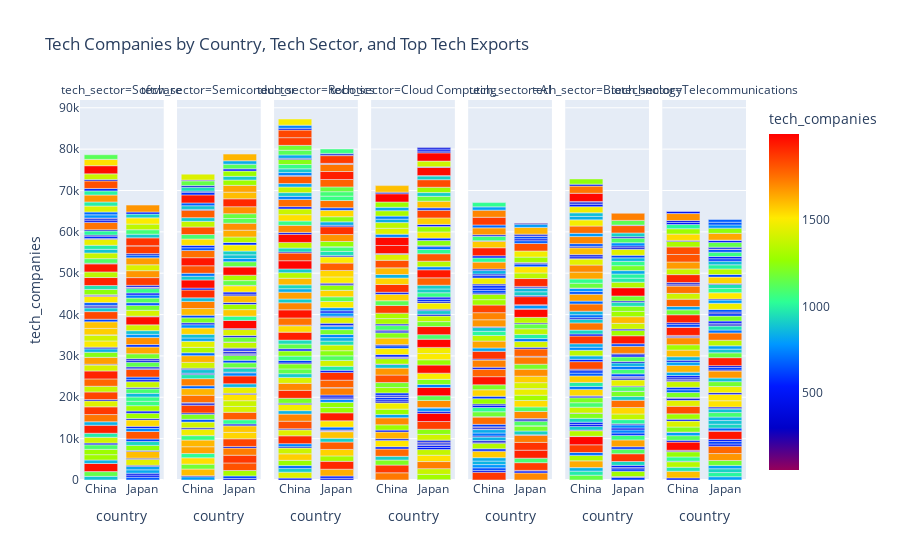

The notebook cell this image was saved under:
### Markdown cell above
### Tech Companies by Country, Tech Sector, and Top Tech Exports

### Code cell
fig = px.bar(
    df, 
    x='country', 
    y='tech_companies', 
    color='tech_companies', 
    facet_col='tech_sector', 
    title='Tech Companies by Country, Tech Sector, and Top Tech Exports',
    labels={'market_share':'Market Share (%)'}, 
    barmode='group',
    color_continuous_scale=px.colors.sequential.Rainbow
)

fig.show()

### Figure 1 — Plotly figure (JSON) as saved in the notebook; plotly's stock layout.template omitted (floating-point values rounded to 4 significant figures; data arrays with more than 128 entries replaced by an {"elided": "..."} marker saying what was removed)
{"data": [{"alignmentgroup": "True", "hovertemplate": "tech_sector=Software<br>country=%{x}<br>tech_companies=%{marker.color}<extra></extra>", "legendgroup": "", "marker": {"color": {"elided": "144 int values"}, "coloraxis": "coloraxis", "pattern": {"shape": ""}}, "name": "", "offsetgroup": "", "orientation": "v", "showlegend": false, "textposition": "auto", "type": "bar", "x": {"elided": "144 str values"}, "xaxis": "x", "y": {"elided": "144 int values"}, "yaxis": "y"}, {"alignmentgroup": "True", "hovertemplate": "tech_sector=Semiconductor<br>country=%{x}<br>tech_companies=%{marker.color}<extra></extra>", "legendgroup": "", "marker": {"color": {"elided": "144 int values"}, "coloraxis": "coloraxis", "pattern": {"shape": ""}}, "name": "", "offsetgroup": "", "orientation": "v", "showlegend": false, "textposition": "auto", "type": "bar", "x": {"elided": "144 str values"}, "xaxis": "x2", "y": {"elided": "144 int values"}, "yaxis": "y2"}, {"alignmentgroup": "True", "hovertemplate": "tech_sector=Robotics<br>country=%{x}<br>tech_companies=%{marker.color}<extra></extra>", "legendgroup": "", "marker": {"color": {"elided": "155 int values"}, "coloraxis": "coloraxis", "pattern": {"shape": ""}}, "name": "", "offsetgroup": "", "orientation": "v", "showlegend": false, "textposition": "auto", "type": "bar", "x": {"elided": "155 str values"}, "xaxis": "x3", "y": {"elided": "155 int values"}, "yaxis": "y3"}, {"alignmentgroup": "True", "hovertemplate": "tech_sector=Cloud Computing<br>country=%{x}<br>tech_companies=%{marker.color}<extra></extra>", "legendgroup": "", "marker": {"color": {"elided": "141 int values"}, "coloraxis": "coloraxis", "pattern": {"shape": ""}}, "name": "", "offsetgroup": "", "orientation": "v", "showlegend": false, "textposition": "auto", "type": "bar", "x": {"elided": "141 str values"}, "xaxis": "x4", "y": {"elided": "141 int values"}, "yaxis": "y4"}, {"alignmentgroup": "True", "hovertemplate": "tech_sector=AI<br>country=%{x}<br>tech_companies=%{marker.color}<extra></extra>", "legendgroup": "", "marker": {"color": {"elided": "133 int values"}, "coloraxis": "coloraxis", "pattern": {"shape": ""}}, "name": "", "offsetgroup": "", "orientation": "v", "showlegend": false, "textposition": "auto", "type": "bar", "x": {"elided": "133 str values"}, "xaxis": "x5", "y": {"elided": "133 int values"}, "yaxis": "y5"}, {"alignmentgroup": "True", "hovertemplate": "tech_sector=Biotechnology<br>country=%{x}<br>tech_companies=%{marker.color}<extra></extra>", "legendgroup": "", "marker": {"color": {"elided": "144 int values"}, "coloraxis": "coloraxis", "pattern": {"shape": ""}}, "name": "", "offsetgroup": "", "orientation": "v", "showlegend": false, "textposition": "auto", "type": "bar", "x": {"elided": "144 str values"}, "xaxis": "x6", "y": {"elided": "144 int values"}, "yaxis": "y6"}, {"alignmentgroup": "True", "hovertemplate": "tech_sector=Telecommunications<br>country=%{x}<br>tech_companies=%{marker.color}<extra></extra>", "legendgroup": "", "marker": {"color": {"elided": "139 int values"}, "coloraxis": "coloraxis", "pattern": {"shape": ""}}, "name": "", "offsetgroup": "", "orientation": "v", "showlegend": false, "textposition": "auto", "type": "bar", "x": {"elided": "139 str values"}, "xaxis": "x7", "y": {"elided": "139 int values"}, "yaxis": "y7"}], "layout": {"annotations": [{"font": {}, "showarrow": false, "text": "tech_sector=Software", "x": 0.06286, "xanchor": "center", "xref": "paper", "y": 1, "yanchor": "bottom", "yref": "paper"}, {"font": {}, "showarrow": false, "text": "tech_sector=Semiconductor", "x": 0.2086, "xanchor": "center", "xref": "paper", "y": 1, "yanchor": "bottom", "yref": "paper"}, {"font": {}, "showarrow": false, "text": "tech_sector=Robotics", "x": 0.3543, "xanchor": "center", "xref": "paper", "y": 1, "yanchor": "bottom", "yref": "paper"}, {"font": {}, "showarrow": false, "text": "tech_sector=Cloud Computing", "x": 0.5, "xanchor": "center", "xref": "paper", "y": 1, "yanchor": "bottom", "yref": "paper"}, {"font": {}, "showarrow": false, "text": "tech_sector=AI", "x": 0.6457, "xanchor": "center", "xref": "paper", "y": 1, "yanchor": "bottom", "yref": "paper"}, {"font": {}, "showarrow": false, "text": "tech_sector=Biotechnology", "x": 0.7914, "xanchor": "center", "xref": "paper", "y": 1, "yanchor": "bottom", "yref": "paper"}, {"font": {}, "showarrow": false, "text": "tech_sector=Telecommunications", "x": 0.9371, "xanchor": "center", "xref": "paper", "y": 1, "yanchor": "bottom", "yref": "paper"}], "barmode": "group", "coloraxis": {"colorbar": {"title": {"text": "tech_companies"}}, "colorscale": [[0, "rgb(150,0,90)"], [0.125, "rgb(0,0,200)"], [0.25, "rgb(0,25,255)"], [0.375, "rgb(0,152,255)"], [0.5, "rgb(44,255,150)"], [0.625, "rgb(151,255,0)"], [0.75, "rgb(255,234,0)"], [0.875, "rgb(255,111,0)"], [1, "rgb(255,0,0)"]]}, "legend": {"tracegroupgap": 0}, "title": {"text": "Tech Companies by Country, Tech Sector, and Top Tech Exports"}, "xaxis": {"anchor": "y", "domain": [0, 0.1257], "title": {"text": "country"}}, "xaxis2": {"anchor": "y2", "domain": [0.1457, 0.2714], "matches": "x", "title": {"text": "country"}}, "xaxis3": {"anchor": "y3", "domain": [0.2914, 0.4171], "matches": "x", "title": {"text": "country"}}, "xaxis4": {"anchor": "y4", "domain": [0.4371, 0.5629], "matches": "x", "title": {"text": "country"}}, "xaxis5": {"anchor": "y5", "domain": [0.5829, 0.7086], "matches": "x", "title": {"text": "country"}}, "xaxis6": {"anchor": "y6", "domain": [0.7286, 0.8543], "matches": "x", "title": {"text": "country"}}, "xaxis7": {"anchor": "y7", "domain": [0.8743, 1.0], "matches": "x", "title": {"text": "country"}}, "yaxis": {"anchor": "x", "domain": [0, 1], "title": {"text": "tech_companies"}}, "yaxis2": {"anchor": "x2", "domain": [0, 1], "matches": "y", "showticklabels": false}, "yaxis3": {"anchor": "x3", "domain": [0, 1], "matches": "y", "showticklabels": false}, "yaxis4": {"anchor": "x4", "domain": [0, 1], "matches": "y", "showticklabels": false}, "yaxis5": {"anchor": "x5", "domain": [0, 1], "matches": "y", "showticklabels": false}, "yaxis6": {"anchor": "x6", "domain": [0, 1], "matches": "y", "showticklabels": false}, "yaxis7": {"anchor": "x7", "domain": [0, 1], "matches": "y", "showticklabels": false}}}
